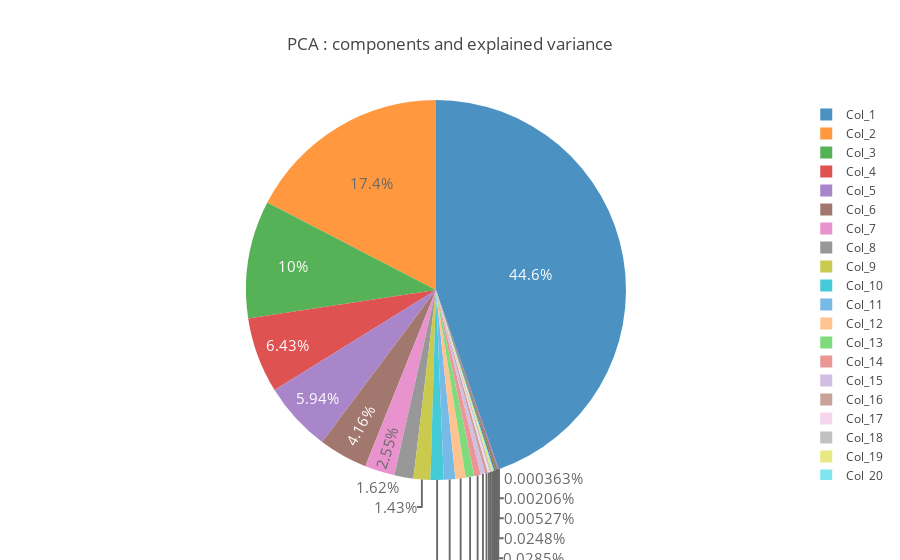

Write notebook code for a chart like this one.
### Code cell
var_pca = pd.DataFrame(pca.explained_variance_ratio_)
labels = []
for i in range(1,31):
    labels.append('Col_'+str(i))
trace = go.Pie(labels = labels, values = var_pca[0].values, opacity = 0.8,
               textfont=dict(size=15))
layout = dict(title =  'PCA : components and explained variance')
fig = dict(data = [trace], layout=layout)
py.iplot(fig)

### Figure 1 — Plotly figure (JSON) as saved in the notebook; plotly's stock layout.template omitted (floating-point values rounded to 4 significant figures)
{"data": [{"labels": ["Col_1", "Col_2", "Col_3", "Col_4", "Col_5", "Col_6", "Col_7", "Col_8", "Col_9", "Col_10", "Col_11", "Col_12", "Col_13", "Col_14", "Col_15", "Col_16", "Col_17", "Col_18", "Col_19", "Col_20", "Col_21", "Col_22", "Col_23", "Col_24", "Col_25", "Col_26", "Col_27", "Col_28", "Col_29", "Col_30"], "opacity": 0.8, "textfont": {"size": 15}, "type": "pie", "uid": "60ef8f90-e301-41ed-a0a6-636eed29a603", "values": [0.4464, 0.1739, 0.1001, 0.06426, 0.05943, 0.04158, 0.02546, 0.01622, 0.01433, 0.01125, 0.009802, 0.008636, 0.00741, 0.005452, 0.003703, 0.00254, 0.001716, 0.001519, 0.001303, 0.001113, 0.0009035, 0.0007687, 0.0006885, 0.0004771, 0.0004077, 0.000285, 0.0002481, 5.267e-05, 2.057e-05, 3.632e-06]}], "layout": {"title": {"text": "PCA : components and explained variance"}}}
